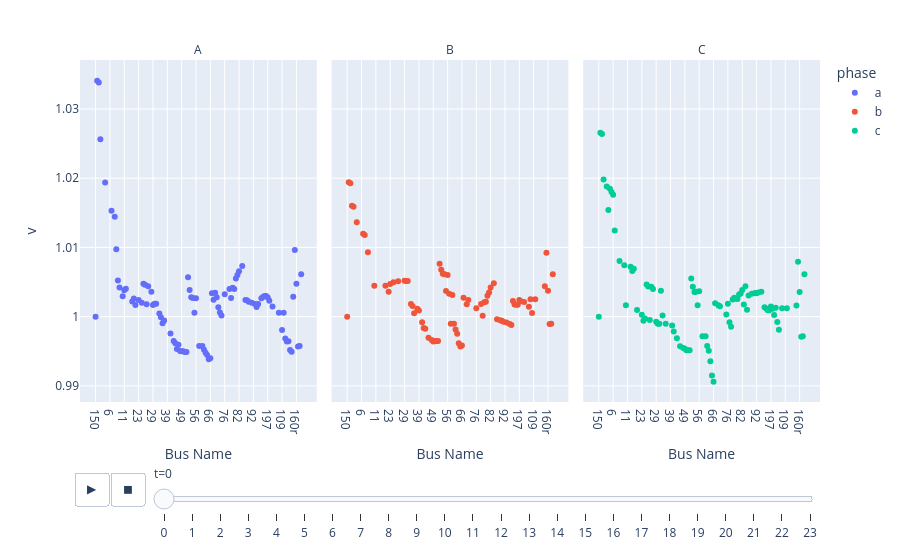
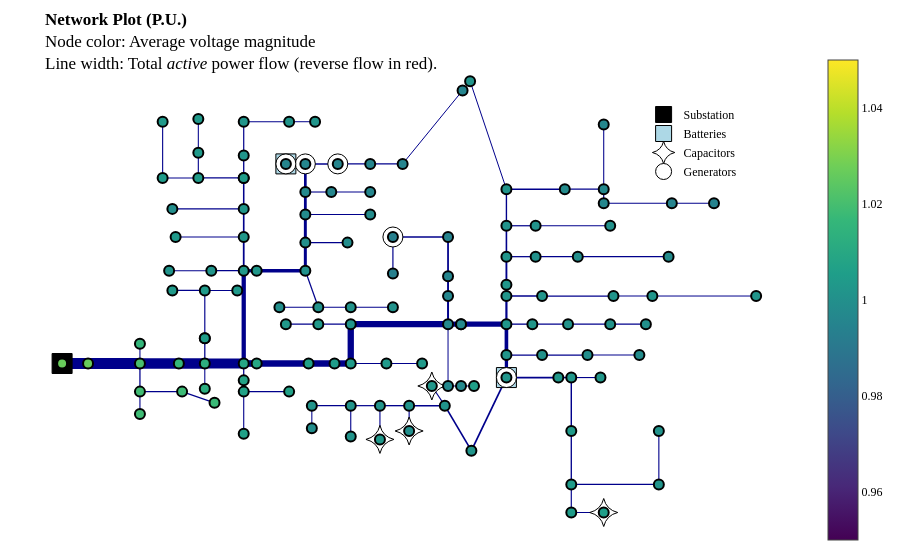
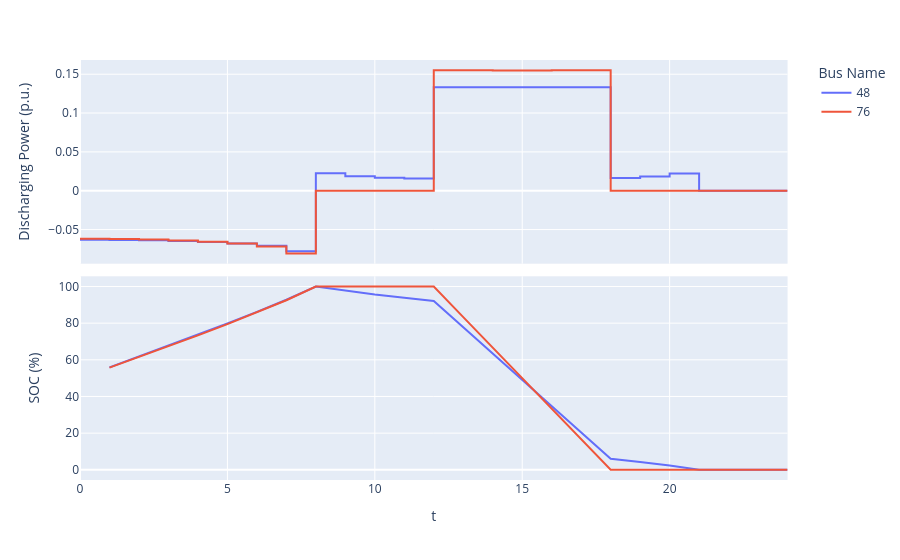

Notebook code cell kept with these figures, in order:
### Markdown cell above
Now let's run the optimal power flow and look at the results.

### Code cell
result = case.run_opf(objective="cost", control_regulators=True, control_capacitors=True)

result.plot_voltages().show()
result.plot_network().show()
result.plot_batteries().show()

### Figure 1 — Plotly figure (JSON) as saved in the notebook; plotly's stock layout.template omitted (floating-point values rounded to 4 significant figures; data arrays with more than 128 entries replaced by an {"elided": "..."} marker saying what was removed)
{"data": [{"hovertemplate": "phase=a<br>t=0<br>name=%{x}<br>v=%{y}<extra></extra>", "legendgroup": "a", "marker": {"color": "#636efa", "symbol": "circle"}, "mode": "markers", "name": "a", "orientation": "v", "showlegend": true, "type": "scatter", "x": {"elided": "130 str values"}, "xaxis": "x", "y": {"elided": "130 float values"}, "yaxis": "y"}, {"hovertemplate": "phase=b<br>t=0<br>name=%{x}<br>v=%{y}<extra></extra>", "legendgroup": "b", "marker": {"color": "#EF553B", "symbol": "circle"}, "mode": "markers", "name": "b", "orientation": "v", "showlegend": true, "type": "scatter", "x": {"elided": "130 str values"}, "xaxis": "x2", "y": {"elided": "130 float values"}, "yaxis": "y2"}, {"hovertemplate": "phase=c<br>t=0<br>name=%{x}<br>v=%{y}<extra></extra>", "legendgroup": "c", "marker": {"color": "#00cc96", "symbol": "circle"}, "mode": "markers", "name": "c", "orientation": "v", "showlegend": true, "type": "scatter", "x": {"elided": "130 str values"}, "xaxis": "x3", "y": {"elided": "130 float values"}, "yaxis": "y3"}], "layout": {"annotations": [{"font": {}, "showarrow": false, "text": "A", "x": 0.16, "xanchor": "center", "xref": "paper", "y": 1, "yanchor": "bottom", "yref": "paper"}, {"font": {}, "showarrow": false, "text": "B", "x": 0.5, "xanchor": "center", "xref": "paper", "y": 1, "yanchor": "bottom", "yref": "paper"}, {"font": {}, "showarrow": false, "text": "C", "x": 0.84, "xanchor": "center", "xref": "paper", "y": 1, "yanchor": "bottom", "yref": "paper"}], "legend": {"title": {"text": "phase"}, "tracegroupgap": 0}, "margin": {"t": 60}, "sliders": [{"active": 0, "currentvalue": {"prefix": "t="}, "len": 0.9, "pad": {"b": 10, "t": 60}, "steps": [{"args": [["0"], {"frame": {"duration": 0, "redraw": false}, "fromcurrent": true, "mode": "immediate", "transition": {"duration": 0, "easing": "linear"}}], "label": "0", "method": "animate"}, {"args": [["1"], {"frame": {"duration": 0, "redraw": false}, "fromcurrent": true, "mode": "immediate", "transition": {"duration": 0, "easing": "linear"}}], "label": "1", "method": "animate"}, {"args": [["2"], {"frame": {"duration": 0, "redraw": false}, "fromcurrent": true, "mode": "immediate", "transition": {"duration": 0, "easing": "linear"}}], "label": "2", "method": "animate"}, {"args": [["3"], {"frame": {"duration": 0, "redraw": false}, "fromcurrent": true, "mode": "immediate", "transition": {"duration": 0, "easing": "linear"}}], "label": "3", "method": "animate"}, {"args": [["4"], {"frame": {"duration": 0, "redraw": false}, "fromcurrent": true, "mode": "immediate", "transition": {"duration": 0, "easing": "linear"}}], "label": "4", "method": "animate"}, {"args": [["5"], {"frame": {"duration": 0, "redraw": false}, "fromcurrent": true, "mode": "immediate", "transition": {"duration": 0, "easing": "linear"}}], "label": "5", "method": "animate"}, {"args": [["6"], {"frame": {"duration": 0, "redraw": false}, "fromcurrent": true, "mode": "immediate", "transition": {"duration": 0, "easing": "linear"}}], "label": "6", "method": "animate"}, {"args": [["7"], {"frame": {"duration": 0, "redraw": false}, "fromcurrent": true, "mode": "immediate", "transition": {"duration": 0, "easing": "linear"}}], "label": "7", "method": "animate"}, {"args": [["8"], {"frame": {"duration": 0, "redraw": false}, "fromcurrent": true, "mode": "immediate", "transition": {"duration": 0, "easing": "linear"}}], "label": "8", "method": "animate"}, {"args": [["9"], {"frame": {"duration": 0, "redraw": false}, "fromcurrent": true, "mode": "immediate", "transition": {"duration": 0, "easing": "linear"}}], "label": "9", "method": "animate"}, {"args": [["10"], {"frame": {"duration": 0, "redraw": false}, "fromcurrent": true, "mode": "immediate", "transition": {"duration": 0, "easing": "linear"}}], "label": "10", "method": "animate"}, {"args": [["11"], {"frame": {"duration": 0, "redraw": false}, "fromcurrent": true, "mode": "immediate", "transition": {"duration": 0, "easing": "linear"}}], "label": "11", "method": "animate"}, {"args": [["12"], {"frame": {"duration": 0, "redraw": false}, "fromcurrent": true, "mode": "immediate", "transition": {"duration": 0, "easing": "linear"}}], "label": "12", "method": "animate"}, {"args": [["13"], {"frame": {"duration": 0, "redraw": false}, "fromcurrent": true, "mode": "immediate", "transition": {"duration": 0, "easing": "linear"}}], "label": "13", "method": "animate"}, {"args": [["14"], {"frame": {"duration": 0, "redraw": false}, "fromcurrent": true, "mode": "immediate", "transition": {"duration": 0, "easing": "linear"}}], "label": "14", "method": "animate"}, {"args": [["15"], {"frame": {"duration": 0, "redraw": false}, "fromcurrent": true, "mode": "immediate", "transition": {"duration": 0, "easing": "linear"}}], "label": "15", "method": "animate"}, {"args": [["16"], {"frame": {"duration": 0, "redraw": false}, "fromcurrent": true, "mode": "immediate", "transition": {"duration": 0, "easing": "linear"}}], "label": "16", "method": "animate"}, {"args": [["17"], {"frame": {"duration": 0, "redraw": false}, "fromcurrent": true, "mode": "immediate", "transition": {"duration": 0, "easing": "linear"}}], "label": "17", "method": "animate"}, {"args": [["18"], {"frame": {"duration": 0, "redraw": false}, "fromcurrent": true, "mode": "immediate", "transition": {"duration": 0, "easing": "linear"}}], "label": "18", "method": "animate"}, {"args": [["19"], {"frame": {"duration": 0, "redraw": false}, "fromcurrent": true, "mode": "immediate", "transition": {"duration": 0, "easing": "linear"}}], "label": "19", "method": "animate"}, {"args": [["20"], {"frame": {"duration": 0, "redraw": false}, "fromcurrent": true, "mode": "immediate", "transition": {"duration": 0, "easing": "linear"}}], "label": "20", "method": "animate"}, {"args": [["21"], {"frame": {"duration": 0, "redraw": false}, "fromcurrent": true, "mode": "immediate", "transition": {"duration": 0, "easing": "linear"}}], "label": "21", "method": "animate"}, {"args": [["22"], {"frame": {"duration": 0, "redraw": false}, "fromcurrent": true, "mode": "immediate", "transition": {"duration": 0, "easing": "linear"}}], "label": "22", "method": "animate"}, {"args": [["23"], {"frame": {"duration": 0, "redraw": false}, "fromcurrent": true, "mode": "immediate", "transition": {"duration": 0, "easing": "linear"}}], "label": "23", "method": "animate"}], "x": 0.1, "xanchor": "left", "y": 0, "yanchor": "top"}], "updatemenus": [{"buttons": [{"args": [null, {"frame": {"duration": 500, "redraw": false}, "fromcurrent": true, "mode": "immediate", "transition": {"duration": 500, "easing": "linear"}}], "label": "&#9654;", "method": "animate"}, {"args": [[null], {"frame": {"duration": 0, "redraw": false}, "fromcurrent": true, "mode": "immediate", "transition": {"duration": 0, "easing": "linear"}}], "label": "&#9724;", "method": "animate"}], "direction": "left", "pad": {"r": 10, "t": 70}, "showactive": false, "type": "buttons", "x": 0.1, "xanchor": "right", "y": 0, "yanchor": "top"}], "xaxis": {"anchor": "y", "domain": [0, 0.32], "title": {"text": "Bus Name"}}, "xaxis2": {"anchor": "y2", "domain": [0.34, 0.66], "matches": "x", "title": {"text": "Bus Name"}}, "xaxis3": {"anchor": "y3", "domain": [0.68, 1.0], "matches": "x", "title": {"text": "Bus Name"}}, "yaxis": {"anchor": "x", "domain": [0, 1], "title": {"text": "v"}}, "yaxis2": {"anchor": "x2", "domain": [0, 1], "matches": "y", "showticklabels": false}, "yaxis3": {"anchor": "x3", "domain": [0, 1], "matches": "y", "showticklabels": false}}}

### Figure 2 — Plotly figure (JSON) as saved in the notebook; plotly's stock layout.template omitted (floating-point values rounded to 4 significant figures; data arrays with more than 128 entries replaced by an {"elided": "..."} marker saying what was removed)
{"data": [{"hoverinfo": "none", "line": {"color": "darkblue", "dash": "solid", "width": 11}, "mode": "lines", "showlegend": false, "type": "scatter", "x": [-0.8612, -0.8612], "y": [-0.2909, -0.2909]}, {"hoverinfo": "none", "line": {"color": "darkblue", "dash": "solid", "width": 11}, "mode": "lines", "showlegend": false, "type": "scatter", "x": [-0.8612, -0.7916], "y": [-0.2909, -0.2909]}, {"hoverinfo": "none", "line": {"color": "darkblue", "dash": "solid", "width": 11}, "mode": "lines", "showlegend": false, "type": "scatter", "x": [-0.7916, -0.6524], "y": [-0.2909, -0.2909]}, {"hoverinfo": "none", "line": {"color": "darkblue", "dash": "solid", "width": 1.054}, "mode": "lines", "showlegend": false, "type": "scatter", "x": [-0.6524, -0.6524], "y": [-0.2909, -0.2009]}, {"hoverinfo": "none", "line": {"color": "darkblue", "dash": "solid", "width": 1.276}, "mode": "lines", "showlegend": false, "type": "scatter", "x": [-0.6524, -0.6524], "y": [-0.2909, -0.4195]}, {"hoverinfo": "none", "line": {"color": "darkblue", "dash": "solid", "width": 10.56}, "mode": "lines", "showlegend": false, "type": "scatter", "x": [-0.6524, -0.5481], "y": [-0.2909, -0.2909]}, {"hoverinfo": "none", "line": {"color": "darkblue", "dash": "solid", "width": 1.108}, "mode": "lines", "showlegend": false, "type": "scatter", "x": [-0.6524, -0.6524], "y": [-0.4195, -0.5224]}, {"hoverinfo": "none", "line": {"color": "darkblue", "dash": "solid", "width": 1.168}, "mode": "lines", "showlegend": false, "type": "scatter", "x": [-0.6524, -0.5394], "y": [-0.4195, -0.4195]}, {"hoverinfo": "none", "line": {"color": "darkblue", "dash": "solid", "width": 1.113}, "mode": "lines", "showlegend": false, "type": "scatter", "x": [-0.5394, -0.4524], "y": [-0.4195, -0.4709]}, {"hoverinfo": "none", "line": {"color": "darkblue", "dash": "solid", "width": 10.51}, "mode": "lines", "showlegend": false, "type": "scatter", "x": [-0.5481, -0.4785], "y": [-0.2909, -0.2909]}, {"hoverinfo": "none", "line": {"color": "darkblue", "dash": "solid", "width": 1.054}, "mode": "lines", "showlegend": false, "type": "scatter", "x": [-0.4785, -0.4785], "y": [-0.2909, -0.4067]}, {"hoverinfo": "none", "line": {"color": "darkblue", "dash": "solid", "width": 1.27}, "mode": "lines", "showlegend": false, "type": "scatter", "x": [-0.4785, -0.4785], "y": [-0.2909, -0.1752]}, {"hoverinfo": "none", "line": {"color": "darkblue", "dash": "solid", "width": 10.18}, "mode": "lines", "showlegend": false, "type": "scatter", "x": [-0.4785, -0.3741], "y": [-0.2909, -0.2909]}, {"hoverinfo": "none", "line": {"color": "darkblue", "dash": "solid", "width": 1.163}, "mode": "lines", "showlegend": false, "type": "scatter", "x": [-0.4785, -0.4785], "y": [-0.1752, -0.1752]}, {"hoverinfo": "none", "line": {"color": "darkblue", "dash": "solid", "width": 1.163}, "mode": "lines", "showlegend": false, "type": "scatter", "x": [-0.4785, -0.4785], "y": [-0.1752, 0.04337]}, {"hoverinfo": "none", "line": {"color": "darkblue", "dash": "solid", "width": 1.272}, "mode": "lines", "showlegend": false, "type": "scatter", "x": [-0.3741, -0.3741], "y": [-0.2909, -0.3681]}, {"hoverinfo": "none", "line": {"color": "darkblue", "dash": "solid", "width": 4.286}, "mode": "lines", "showlegend": false, "type": "scatter", "x": [-0.3741, -0.3741], "y": [-0.2909, 0.1334]}, {"hoverinfo": "none", "line": {"color": "darkblue", "dash": "solid", "width": 1.109}, "mode": "lines", "showlegend": false, "type": "scatter", "x": [-0.4785, -0.5655], "y": [0.04337, 0.04337]}, {"hoverinfo": "none", "line": {"color": "darkblue", "dash": "solid", "width": 1.054}, "mode": "lines", "showlegend": false, "type": "scatter", "x": [-0.4785, -0.3915], "y": [0.04337, 0.04337]}, {"hoverinfo": "none", "line": {"color": "darkblue", "dash": "solid", "width": 1.161}, "mode": "lines", "showlegend": false, "type": "scatter", "x": [-0.3741, -0.3741], "y": [-0.3681, -0.4195]}, {"hoverinfo": "none", "line": {"color": "darkblue", "dash": "solid", "width": 1.108}, "mode": "lines", "showlegend": false, "type": "scatter", "x": [-0.3741, -0.3741], "y": [-0.4195, -0.6124]}, {"hoverinfo": "none", "line": {"color": "darkblue", "dash": "solid", "width": 1.054}, "mode": "lines", "showlegend": false, "type": "scatter", "x": [-0.3741, -0.2524], "y": [-0.4195, -0.4195]}, {"hoverinfo": "none", "line": {"color": "darkblue", "dash": "solid", "width": 1.214}, "mode": "lines", "showlegend": false, "type": "scatter", "x": [-0.3741, -0.4611], "y": [0.1334, 0.1334]}, {"hoverinfo": "none", "line": {"color": "darkblue", "dash": "solid", "width": 1.755}, "mode": "lines", "showlegend": false, "type": "scatter", "x": [-0.3741, -0.3741], "y": [0.1334, 0.2877]}, {"hoverinfo": "none", "line": {"color": "darkblue", "dash": "solid", "width": 1.107}, "mode": "lines", "showlegend": false, "type": "scatter", "x": [-0.4611, -0.5742], "y": [0.1334, 0.1334]}, {"hoverinfo": "none", "line": {"color": "darkblue", "dash": "solid", "width": 1.113}, "mode": "lines", "showlegend": false, "type": "scatter", "x": [-0.3741, -0.5568], "y": [0.2877, 0.2877]}, {"hoverinfo": "none", "line": {"color": "darkblue", "dash": "solid", "width": 1.642}, "mode": "lines", "showlegend": false, "type": "scatter", "x": [-0.3741, -0.3741], "y": [0.2877, 0.4162]}, {"hoverinfo": "none", "line": {"color": "darkblue", "dash": "solid", "width": 1.108}, "mode": "lines", "showlegend": false, "type": "scatter", "x": [-0.3741, -0.5655], "y": [0.4162, 0.4162]}, {"hoverinfo": "none", "line": {"color": "darkblue", "dash": "solid", "width": 1.535}, "mode": "lines", "showlegend": false, "type": "scatter", "x": [-0.3741, -0.3741], "y": [0.4162, 0.5577]}, {"hoverinfo": "none", "line": {"color": "darkblue", "dash": "solid", "width": 1.215}, "mode": "lines", "showlegend": false, "type": "scatter", "x": [-0.3741, -0.3741], "y": [0.5577, 0.5577]}, {"hoverinfo": "none", "line": {"color": "darkblue", "dash": "solid", "width": 1.215}, "mode": "lines", "showlegend": false, "type": "scatter", "x": [-0.3741, -0.4959], "y": [0.5577, 0.5577]}, {"hoverinfo": "none", "line": {"color": "darkblue", "dash": "solid", "width": 1.32}, "mode": "lines", "showlegend": false, "type": "scatter", "x": [-0.3741, -0.3741], "y": [0.5577, 0.6606]}, {"hoverinfo": "none", "line": {"color": "darkblue", "dash": "solid", "width": 1.108}, "mode": "lines", "showlegend": false, "type": "scatter", "x": [-0.4959, -0.5916], "y": [0.5577, 0.5577]}, {"hoverinfo": "none", "line": {"color": "darkblue", "dash": "solid", "width": 1.108}, "mode": "lines", "showlegend": false, "type": "scatter", "x": [-0.4959, -0.4959], "y": [0.5577, 0.6734]}, {"hoverinfo": "none", "line": {"color": "darkblue", "dash": "solid", "width": 1.108}, "mode": "lines", "showlegend": false, "type": "scatter", "x": [-0.5916, -0.5916], "y": [0.5577, 0.8148]}, {"hoverinfo": "none", "line": {"color": "darkblue", "dash": "solid", "width": 1.213}, "mode": "lines", "showlegend": false, "type": "scatter", "x": [-0.3741, -0.3741], "y": [0.6606, 0.8148]}, {"hoverinfo": "none", "line": {"color": "darkblue", "dash": "solid", "width": 1.108}, "mode": "lines", "showlegend": false, "type": "scatter", "x": [-0.3741, -0.2524], "y": [0.8148, 0.8148]}, {"hoverinfo": "none", "line": {"color": "darkblue", "dash": "solid", "width": 1}, "mode": "lines", "showlegend": false, "type": "scatter", "x": [-0.2524, -0.1828], "y": [0.8148, 0.8148]}, {"hoverinfo": "none", "line": {"color": "darkblue", "dash": "solid", "width": 1.054}, "mode": "lines", "showlegend": false, "type": "scatter", "x": [-0.4959, -0.4959], "y": [0.6734, 0.8277]}, {"hoverinfo": "none", "line": {"color": "darkblue", "dash": "solid", "width": 3.316}, "mode": "lines", "showlegend": false, "type": "scatter", "x": [-0.3394, -0.2089], "y": [0.1334, 0.1334]}, {"hoverinfo": "none", "line": {"color": "darkblue", "dash": "solid", "width": 1.214}, "mode": "lines", "showlegend": false, "type": "scatter", "x": [-0.2089, -0.1741], "y": [0.1334, -0.03378]}, {"hoverinfo": "none", "line": {"color": "darkblue", "dash": "solid", "width": 2.995}, "mode": "lines", "showlegend": false, "type": "scatter", "x": [-0.2089, -0.2089], "y": [0.1334, 0.262]}, {"hoverinfo": "none", "line": {"color": "darkblue", "dash": "solid", "width": 1.105}, "mode": "lines", "showlegend": false, "type": "scatter", "x": [-0.1741, -0.2785], "y": [-0.03378, -0.03378]}, {"hoverinfo": "none", "line": {"color": "darkblue", "dash": "solid", "width": 1.109}, "mode": "lines", "showlegend": false, "type": "scatter", "x": [-0.1741, -0.08714], "y": [-0.03378, -0.03378]}, {"hoverinfo": "none", "line": {"color": "darkblue", "dash": "solid", "width": 1.054}, "mode": "lines", "showlegend": false, "type": "scatter", "x": [-0.08714, 0.02593], "y": [-0.03378, -0.03378]}, {"hoverinfo": "none", "line": {"color": "darkblue", "dash": "solid", "width": 1.054}, "mode": "lines", "showlegend": false, "type": "scatter", "x": [-0.2089, -0.09583], "y": [0.262, 0.262]}, {"hoverinfo": "none", "line": {"color": "darkblue", "dash": "solid", "width": 2.941}, "mode": "lines", "showlegend": false, "type": "scatter", "x": [-0.2089, -0.2089], "y": [0.262, 0.3905]}, {"hoverinfo": "none", "line": {"color": "darkblue", "dash": "solid", "width": 1.112}, "mode": "lines", "showlegend": false, "type": "scatter", "x": [-0.2089, -0.03495], "y": [0.3905, 0.3905]}, {"hoverinfo": "none", "line": {"color": "darkblue", "dash": "solid", "width": 2.776}, "mode": "lines", "showlegend": false, "type": "scatter", "x": [-0.2089, -0.2089], "y": [0.3905, 0.4934]}, {"hoverinfo": "none", "line": {"color": "darkblue", "dash": "solid", "width": 1.107}, "mode": "lines", "showlegend": false, "type": "scatter", "x": [-0.2089, -0.1393], "y": [0.4934, 0.4934]}, {"hoverinfo": "none", "line": {"color": "darkblue", "dash": "solid", "width": 2.669}, "mode": "lines", "showlegend": false, "type": "scatter", "x": [-0.2089, -0.2089], "y": [0.4934, 0.622]}, {"hoverinfo": "none", "line": {"color": "darkblue", "dash": "solid", "width": 1.054}, "mode": "lines", "showlegend": false, "type": "scatter", "x": [-0.1393, -0.03495], "y": [0.4934, 0.4934]}, {"hoverinfo": "none", "line": {"color": "darkblue", "dash": "solid", "width": 1.849}, "mode": "lines", "showlegend": false, "type": "scatter", "x": [-0.2089, -0.2611], "y": [0.622, 0.622]}, {"hoverinfo": "none", "line": {"color": "darkblue", "dash": "solid", "width": 1.538}, "mode": "lines", "showlegend": false, "type": "scatter", "x": [-0.2089, -0.1219], "y": [0.622, 0.622]}, {"hoverinfo": "none", "line": {"color": "darkblue", "dash": "solid", "width": 1.161}, "mode": "lines", "showlegend": false, "type": "scatter", "x": [-0.1219, -0.03495], "y": [0.622, 0.622]}, {"hoverinfo": "none", "line": {"color": "darkblue", "dash": "solid", "width": 1.054}, "mode": "lines", "showlegend": false, "type": "scatter", "x": [-0.03495, 0.05202], "y": [0.622, 0.622]}, {"hoverinfo": "none", "line": {"color": "darkblue", "dash": "solid", "width": 1}, "mode": "lines", "showlegend": false, "type": "scatter", "x": [0.05202, 0.2127], "y": [0.622, 0.9578]}, {"hoverinfo": "none", "line": {"color": "darkblue", "dash": "solid", "width": 6.628}, "mode": "lines", "showlegend": false, "type": "scatter", "x": [-0.3394, -0.2002], "y": [-0.2909, -0.2909]}, {"hoverinfo": "none", "line": {"color": "darkblue", "dash": "solid", "width": 6.52}, "mode": "lines", "showlegend": false, "type": "scatter", "x": [-0.2002, -0.1306], "y": [-0.2909, -0.2909]}, {"hoverinfo": "none", "line": {"color": "darkblue", "dash": "solid", "width": 6.413}, "mode": "lines", "showlegend": false, "type": "scatter", "x": [-0.1306, -0.08714], "y": [-0.2909, -0.2909]}, {"hoverinfo": "none", "line": {"color": "darkblue", "dash": "solid", "width": 1.107}, "mode": "lines", "showlegend": false, "type": "scatter", "x": [-0.08714, 0.008531], "y": [-0.2909, -0.2909]}, {"hoverinfo": "none", "line": {"color": "darkblue", "dash": "solid", "width": 6.306}, "mode": "lines", "showlegend": false, "type": "scatter", "x": [-0.08714, -0.08714], "y": [-0.2909, -0.1109]}, {"hoverinfo": "none", "line": {"color": "darkblue", "dash": "solid", "width": 1.054}, "mode": "lines", "showlegend": false, "type": "scatter", "x": [0.008531, 0.1042], "y": [-0.2909, -0.2909]}, {"hoverinfo": "none", "line": {"color": "darkblue", "dash": "solid", "width": 1.109}, "mode": "lines", "showlegend": false, "type": "scatter", "x": [-0.08714, -0.1741], "y": [-0.1109, -0.1109]}, {"hoverinfo": "none", "line": {"color": "darkblue", "dash": "solid", "width": 6.197}, "mode": "lines", "showlegend": false, "type": "scatter", "x": [-0.08714, 0.1738], "y": [-0.1109, -0.1109]}, {"hoverinfo": "none", "line": {"color": "darkblue", "dash": "solid", "width": 1.054}, "mode": "lines", "showlegend": false, "type": "scatter", "x": [-0.1741, -0.2611], "y": [-0.1109, -0.1109]}, {"hoverinfo": "none", "line": {"color": "darkblue", "dash": "solid", "width": 1}, "mode": "lines", "showlegend": false, "type": "scatter", "x": [0.1738, 0.1738], "y": [-0.1109, -0.3938]}, {"hoverinfo": "none", "line": {"color": "darkblue", "dash": "solid", "width": 1.992}, "mode": "lines", "showlegend": false, "type": "scatter", "x": [0.1738, 0.1738], "y": [-0.1109, 0.01765]}, {"hoverinfo": "none", "line": {"color": "darkblue", "dash": "solid", "width": 1.885}, "mode": "lines", "showlegend": false, "type": "scatter", "x": [0.1738, 0.1738], "y": [0.01765, 0.1077]}, {"hoverinfo": "none", "line": {"color": "darkblue", "dash": "solid", "width": 1.778}, "mode": "lines", "showlegend": false, "type": "scatter", "x": [0.1738, 0.1738], "y": [0.1077, 0.2877]}, {"hoverinfo": "none", "line": {"color": "darkblue", "dash": "solid", "width": 1.573}, "mode": "lines", "showlegend": false, "type": "scatter", "x": [0.1738, 0.02593], "y": [0.2877, 0.2877]}, {"hoverinfo": "none", "line": {"color": "darkblue", "dash": "solid", "width": 1.202}, "mode": "lines", "showlegend": false, "type": "scatter", "x": [0.02593, 0.02593], "y": [0.2877, 0.1205]}, {"hoverinfo": "none", "line": {"color": "darkblue", "dash": "solid", "width": 5.151}, "mode": "lines", "showlegend": false, "type": "scatter", "x": [0.2086, 0.3303], "y": [-0.1109, -0.1109]}, {"hoverinfo": "none", "line": {"color": "darkblue", "dash": "solid", "width": 1.323}, "mode": "lines", "showlegend": false, "type": "scatter", "x": [0.3303, 0.3999], "y": [-0.1109, -0.1109]}, {"hoverinfo": "none", "line": {"color": "darkblue", "dash": "solid", "width": 3.636}, "mode": "lines", "showlegend": false, "type": "scatter", "x": [0.3303, 0.3303], "y": [-0.1109, -0.2524]}, {"hoverinfo": "none", "line": {"color": "darkblue", "dash": "solid", "width": 2.193}, "mode": "lines", "showlegend": false, "type": "scatter", "x": [0.3303, 0.3303], "y": [-0.1109, 0.01765]}, {"hoverinfo": "none", "line": {"color": "darkblue", "dash": "solid", "width": 1.269}, "mode": "lines", "showlegend": false, "type": "scatter", "x": [0.3999, 0.4956], "y": [-0.1109, -0.1109]}, {"hoverinfo": "none", "line": {"color": "darkblue", "dash": "solid", "width": 1.161}, "mode": "lines", "showlegend": false, "type": "scatter", "x": [0.4956, 0.6086], "y": [-0.1109, -0.1109]}, {"hoverinfo": "none", "line": {"color": "darkblue", "dash": "solid", "width": 1.108}, "mode": "lines", "showlegend": false, "type": "scatter", "x": [0.6086, 0.7043], "y": [-0.1109, -0.1109]}, {"hoverinfo": "none", "line": {"color": "darkblue", "dash": "solid", "width": 1.328}, "mode": "lines", "showlegend": false, "type": "scatter", "x": [0.3303, 0.426], "y": [-0.2524, -0.2524]}, {"hoverinfo": "none", "line": {"color": "darkblue", "dash": "solid", "width": 3.308}, "mode": "lines", "showlegend": false, "type": "scatter", "x": [0.3303, 0.3303], "y": [-0.2524, -0.3552]}, {"hoverinfo": "none", "line": {"color": "darkblue", "dash": "solid", "width": 1.22}, "mode": "lines", "showlegend": false, "type": "scatter", "x": [0.426, 0.5478], "y": [-0.2524, -0.2524]}, {"hoverinfo": "none", "line": {"color": "darkblue", "dash": "solid", "width": 1.108}, "mode": "lines", "showlegend": false, "type": "scatter", "x": [0.5478, 0.6869], "y": [-0.2524, -0.2524]}, {"hoverinfo": "none", "line": {"color": "darkblue", "dash": "solid", "width": 1.652}, "mode": "lines", "showlegend": false, "type": "scatter", "x": [0.3303, 0.4695], "y": [-0.3552, -0.3552]}, {"hoverinfo": "none", "line": {"color": "darkblue", "dash": "solid", "width": 1.702}, "mode": "lines", "showlegend": false, "type": "scatter", "x": [0.3303, 0.2364], "y": [-0.3552, -0.6895]}, {"hoverinfo": "none", "line": {"color": "darkblue", "dash": "solid", "width": 1.544}, "mode": "lines", "showlegend": false, "type": "scatter", "x": [0.4695, 0.5043], "y": [-0.3552, -0.3552]}, {"hoverinfo": "none", "line": {"color": "darkblue", "dash": "solid", "width": 1.114}, "mode": "lines", "showlegend": false, "type": "scatter", "x": [0.5043, 0.5825], "y": [-0.3552, -0.3552]}, {"hoverinfo": "none", "line": {"color": "darkblue", "dash": "solid", "width": 1.43}, "mode": "lines", "showlegend": false, "type": "scatter", "x": [0.5043, 0.5043], "y": [-0.3552, -0.5995]}, {"hoverinfo": "none", "line": {"color": "darkblue", "dash": "solid", "width": 1.323}, "mode": "lines", "showlegend": false, "type": "scatter", "x": [0.5043, 0.5043], "y": [-0.5995, -0.8438]}, {"hoverinfo": "none", "line": {"color": "darkblue", "dash": "solid", "width": 1.161}, "mode": "lines", "showlegend": false, "type": "scatter", "x": [0.5043, 0.5043], "y": [-0.8438, -0.9724]}, {"hoverinfo": "none", "line": {"color": "darkblue", "dash": "solid", "width": 1.161}, "mode": "lines", "showlegend": false, "type": "scatter", "x": [0.5043, 0.7391], "y": [-0.8438, -0.8438]}, {"hoverinfo": "none", "line": {"color": "darkblue", "dash": "solid", "width": 1.054}, "mode": "lines", "showlegend": false, "type": "scatter", "x": [0.5043, 0.5912], "y": [-0.9724, -0.9724]}, {"hoverinfo": "none", "line": {"color": "darkblue", "dash": "solid", "width": 1.108}, "mode": "lines", "showlegend": false, "type": "scatter", "x": [0.7391, 0.7391], "y": [-0.8438, -0.5995]}, {"hoverinfo": "none", "line": {"color": "darkblue", "dash": "solid", "width": 1.648}, "mode": "lines", "showlegend": false, "type": "scatter", "x": [0.2364, 0.1651], "y": [-0.6895, -0.4838]}, {"hoverinfo": "none", "line": {"color": "darkblue", "dash": "solid", "width": 1.108}, "mode": "lines", "showlegend": false, "type": "scatter", "x": [0.1651, 0.1303], "y": [-0.4838, -0.3938]}, {"hoverinfo": "none", "line": {"color": "darkblue", "dash": "solid", "width": 1.433}, "mode": "lines", "showlegend": false, "type": "scatter", "x": [0.1651, 0.06941], "y": [-0.4838, -0.4838]}, {"hoverinfo": "none", "line": {"color": "darkblue", "dash": "solid", "width": 1.11}, "mode": "lines", "showlegend": false, "type": "scatter", "x": [0.06941, 0.06941], "y": [-0.4838, -0.5995]}, {"hoverinfo": "none", "line": {"color": "darkblue", "dash": "solid", "width": 1.323}, "mode": "lines", "showlegend": false, "type": "scatter", "x": [0.06941, -0.008863], "y": [-0.4838, -0.4838]}, {"hoverinfo": "none", "line": {"color": "darkblue", "dash": "solid", "width": 1.108}, "mode": "lines", "showlegend": false, "type": "scatter", "x": [-0.008863, -0.008863], "y": [-0.4838, -0.6381]}, {"hoverinfo": "none", "line": {"color": "darkblue", "dash": "solid", "width": 1.215}, "mode": "lines", "showlegend": false, "type": "scatter", "x": [-0.008863, -0.08714], "y": [-0.4838, -0.4838]}, {"hoverinfo": "none", "line": {"color": "darkblue", "dash": "solid", "width": 1.108}, "mode": "lines", "showlegend": false, "type": "scatter", "x": [-0.08714, -0.08714], "y": [-0.4838, -0.6252]}, {"hoverinfo": "none", "line": {"color": "darkblue", "dash": "solid", "width": 1.108}, "mode": "lines", "showlegend": false, "type": "scatter", "x": [-0.08714, -0.1915], "y": [-0.4838, -0.4838]}, {"hoverinfo": "none", "line": {"color": "darkblue", "dash": "solid", "width": 1.054}, "mode": "lines", "showlegend": false, "type": "scatter", "x": [-0.1915, -0.1915], "y": [-0.4838, -0.5867]}, {"hoverinfo": "none", "line": {"color": "darkblue", "dash": "solid", "width": 1.328}, "mode": "lines", "showlegend": false, "type": "scatter", "x": [0.3303, 0.426], "y": [0.01765, 0.01765]}, {"hoverinfo": "none", "line": {"color": "darkblue", "dash": "solid", "width": 1.221}, "mode": "lines", "showlegend": false, "type": "scatter", "x": [0.426, 0.6173], "y": [0.01765, 0.01765]}, {"hoverinfo": "none", "line": {"color": "darkblue", "dash": "solid", "width": 1.113}, "mode": "lines", "showlegend": false, "type": "scatter", "x": [0.6173, 0.7217], "y": [0.01765, 0.01765]}, {"hoverinfo": "none", "line": {"color": "darkblue", "dash": "solid", "width": 1}, "mode": "lines", "showlegend": false, "type": "scatter", "x": [0.7217, 1], "y": [0.01765, 0.01765]}, {"hoverinfo": "none", "line": {"color": "darkblue", "dash": "solid", "width": 1.864}, "mode": "lines", "showlegend": false, "type": "scatter", "x": [0.3303, 0.3303], "y": [0.01765, 0.06908]}, {"hoverinfo": "none", "line": {"color": "darkblue", "dash": "solid", "width": 1.864}, "mode": "lines", "showlegend": false, "type": "scatter", "x": [0.3303, 0.3303], "y": [0.06908, 0.1977]}, {"hoverinfo": "none", "line": {"color": "darkblue", "dash": "solid", "width": 1.269}, "mode": "lines", "showlegend": false, "type": "scatter", "x": [0.3303, 0.4086], "y": [0.1977, 0.1977]}, {"hoverinfo": "none", "line": {"color": "darkblue", "dash": "solid", "width": 1.596}, "mode": "lines", "showlegend": false, "type": "scatter", "x": [0.3303, 0.3303], "y": [0.1977, 0.3391]}, {"hoverinfo": "none", "line": {"color": "darkblue", "dash": "solid", "width": 1.215}, "mode": "lines", "showlegend": false, "type": "scatter", "x": [0.4086, 0.5217], "y": [0.1977, 0.1977]}, {"hoverinfo": "none", "line": {"color": "darkblue", "dash": "solid", "width": 1.108}, "mode": "lines", "showlegend": false, "type": "scatter", "x": [0.5217, 0.7652], "y": [0.1977, 0.1977]}, {"hoverinfo": "none", "line": {"color": "darkblue", "dash": "solid", "width": 1.215}, "mode": "lines", "showlegend": false, "type": "scatter", "x": [0.3303, 0.4086], "y": [0.3391, 0.3391]}, {"hoverinfo": "none", "line": {"color": "darkblue", "dash": "solid", "width": 1.381}, "mode": "lines", "showlegend": false, "type": "scatter", "x": [0.3303, 0.3303], "y": [0.3391, 0.5063]}, {"hoverinfo": "none", "line": {"color": "darkblue", "dash": "solid", "width": 1.108}, "mode": "lines", "showlegend": false, "type": "scatter", "x": [0.4086, 0.6086], "y": [0.3391, 0.3391]}, {"hoverinfo": "none", "line": {"color": "darkblue", "dash": "solid", "width": 1.381}, "mode": "lines", "showlegend": false, "type": "scatter", "x": [0.3303, 0.4869], "y": [0.5063, 0.5063]}, {"hoverinfo": "none", "line": {"color": "darkblue", "dash": "solid", "width": 1}, "mode": "lines", "showlegend": false, "type": "scatter", "x": [0.3303, 0.2329], "y": [0.5063, 1]}, {"hoverinfo": "none", "line": {"color": "darkblue", "dash": "solid", "width": 1.273}, "mode": "lines", "showlegend": false, "type": "scatter", "x": [0.4869, 0.5912], "y": [0.5063, 0.5063]}, {"hoverinfo": "none", "line": {"color": "darkblue", "dash": "solid", "width": 1.054}, "mode": "lines", "showlegend": false, "type": "scatter", "x": [0.5912, 0.5912], "y": [0.5063, 0.802]}, {"hoverinfo": "none", "line": {"color": "darkblue", "dash": "solid", "width": 1.219}, "mode": "lines", "showlegend": false, "type": "scatter", "x": [0.5912, 0.5912], "y": [0.5063, 0.442]}, {"hoverinfo": "none", "line": {"color": "darkblue", "dash": "solid", "width": 1.165}, "mode": "lines", "showlegend": false, "type": "scatter", "x": [0.5912, 0.7739], "y": [0.442, 0.442]}, {"hoverinfo": "none", "line": {"color": "darkblue", "dash": "solid", "width": 1.054}, "mode": "lines", "showlegend": false, "type": "scatter", "x": [0.7739, 0.8869], "y": [0.442, 0.442]}, {"hoverinfo": "none", "line": {"color": "darkblue", "dash": "solid", "width": 3.316}, "mode": "lines", "showlegend": false, "type": "scatter", "x": [-0.3741, -0.3394], "y": [0.1334, 0.1334]}, {"hoverinfo": "none", "line": {"color": "darkblue", "dash": "solid", "width": 6.628}, "mode": "lines", "showlegend": false, "type": "scatter", "x": [-0.3741, -0.3394], "y": [-0.2909, -0.2909]}, {"hoverinfo": "none", "line": {"color": "darkblue", "dash": "solid", "width": 5.151}, "mode": "lines", "showlegend": false, "type": "scatter", "x": [0.2086, 0.2086], "y": [-0.1109, -0.1109]}, {"hoverinfo": "none", "line": {"color": "darkblue", "dash": "solid", "width": 5.151}, "mode": "lines", "showlegend": false, "type": "scatter", "x": [0.1738, 0.2086], "y": [-0.1109, -0.1109]}, {"hoverinfo": "none", "line": {"color": "darkblue", "dash": "solid", "width": 1}, "mode": "lines", "showlegend": false, "type": "scatter", "x": [0.1738, 0.2086], "y": [-0.3938, -0.3938]}, {"hoverinfo": "none", "line": {"color": "darkblue", "dash": "solid", "width": 1}, "mode": "lines", "showlegend": false, "type": "scatter", "x": [0.2086, 0.2434], "y": [-0.3938, -0.3938]}, {"hoverinfo": "none", "marker": {"color": "black", "line": {"color": "black", "width": 1}, "size": 20, "symbol": "square"}, "mode": "markers", "name": "Substation", "showlegend": true, "type": "scatter", "x": [-0.8612], "y": [-0.2909]}, {"hoverinfo": "none", "marker": {"color": "orange", "line": {"color": "black", "width": 0.5}, "size": 10, "symbol": "star-triangle-up"}, "mode": "markers", "name": "Reverse Power Flow", "showlegend": true, "type": "scatter", "x": [], "y": []}, {"hoverinfo": "none", "marker": {"color": "lightblue", "line": {"color": "black", "width": 1}, "size": 20, "symbol": "square"}, "mode": "markers", "name": "Batteries", "showlegend": true, "type": "scatter", "x": [-0.2611, 0.3303], "y": [0.622, -0.3552]}, {"hoverinfo": "none", "marker": {"color": "white", "line": {"color": "black", "width": 1}, "size": 20, "symbol": "star-diamond"}, "mode": "markers", "name": "Capacitors", "showlegend": true, "type": "scatter", "x": [0.5912, 0.1303, 0.06941, -0.008863], "y": [-0.9724, -0.3938, -0.5995, -0.6381]}, {"hoverinfo": "none", "marker": {"color": "white", "line": {"color": "black", "width": 1}, "size": 20, "symbol": "circle"}, "mode": "markers", "name": "Generators", "showlegend": true, "type": "scatter", "x": [-0.2089, -0.2611, -0.1219, 0.02593, 0.3303], "y": [0.622, 0.622, 0.622, 0.2877, -0.3552]}, {"hoverlabel": {"font": {"family": "Monospace"}}, "hovertemplate": "%{text}", "marker": {"cmax": 1.05, "cmin": 0.95, "color": {"elided": "130 float values"}, "colorscale": [[0, "#440154"], [0.1111, "#482878"], [0.2222, "#3e4989"], [0.3333, "#31688e"], [0.4444, "#26828e"], [0.5556, "#1f9e89"], [0.6667, "#35b779"], [0.7778, "#6ece58"], [0.8889, "#b5de2b"], [1, "#fde725"]], "line": {"color": "black", "width": 2}, "reversescale": false, "showscale": true, "size": 10}, "mode": "markers", "showlegend": false, "text": {"elided": "130 str values"}, "textposition": "top center", "type": "scatter", "x": {"elided": "130 float values"}, "y": {"elided": "130 float values"}}], "layout": {"font": {"color": "Black", "family": "Droid Sans Mono"}, "legend": {"bgcolor": "White", "font": {"color": "Black"}, "x": 0.8, "y": 0.9}, "margin": {"b": 10, "l": 10, "r": 10, "t": 50}, "paper_bgcolor": "White", "plot_bgcolor": "White", "title": {"font": {"color": "Black"}, "text": "<b>Network Plot (P.U.)</b><br>Node color: Average voltage magnitude<br>Line width: Total <i>active</i> power flow (reverse flow in red)."}, "xaxis": {"visible": false}, "yaxis": {"visible": false}}}

### Figure 3 — Plotly figure (JSON) as saved in the notebook; plotly's stock layout.template omitted (floating-point values rounded to 4 significant figures)
{"data": [{"hovertemplate": "Bus Name=48<br>variable=power<br>t=%{x}<br>value=%{y}<extra></extra>", "legendgroup": "48", "line": {"color": "#636efa", "dash": "solid", "shape": "hv"}, "marker": {"symbol": "circle"}, "mode": "lines", "name": "48", "orientation": "v", "showlegend": true, "type": "scatter", "x": [0, 1, 2, 3, 4, 5, 6, 7, 8, 9, 10, 11, 12, 13, 14, 15, 16, 17, 18, 19, 20, 21, 22, 23, 24], "xaxis": "x2", "y": [-0.06315, -0.06333, -0.06388, -0.06477, -0.06601, -0.06783, -0.07075, -0.07791, 0.02236, 0.0185, 0.01682, 0.01577, 0.1333, 0.1333, 0.1333, 0.1333, 0.1333, 0.1333, 0.01635, 0.01814, 0.02207, -1.598e-10, 9.191e-10, 2.867e-09, 2.867e-09], "yaxis": "y2"}, {"hovertemplate": "Bus Name=48<br>variable=soc<br>t=%{x}<br>value=%{y}<extra></extra>", "legendgroup": "48", "line": {"color": "#636efa", "dash": "solid"}, "marker": {"symbol": "circle"}, "mode": "lines", "name": "48", "orientation": "v", "showlegend": false, "type": "scatter", "x": [1, 2, 3, 4, 5, 6, 7, 8, 9, 10, 11, 12, 13, 14, 15, 16, 17, 18, 19, 20, 21, 22, 23, 24], "xaxis": "x", "y": [55.87, 61.76, 67.7, 73.73, 79.87, 86.17, 92.75, 100.0, 97.6, 95.61, 93.8, 92.1, 77.77, 63.43, 49.09, 34.76, 20.42, 6.081, 4.323, 2.373, -9.792e-07, -8.415e-07, -8.152e-07, -9.953e-07], "yaxis": "y"}, {"hovertemplate": "Bus Name=76<br>variable=power<br>t=%{x}<br>value=%{y}<extra></extra>", "legendgroup": "76", "line": {"color": "#EF553B", "dash": "solid", "shape": "hv"}, "marker": {"symbol": "circle"}, "mode": "lines", "name": "76", "orientation": "v", "showlegend": true, "type": "scatter", "x": [0, 1, 2, 3, 4, 5, 6, 7, 8, 9, 10, 11, 12, 13, 14, 15, 16, 17, 18, 19, 20, 21, 22, 23, 24], "xaxis": "x2", "y": [-0.06196, -0.06216, -0.06289, -0.06406, -0.06569, -0.06807, -0.07194, -0.08086, 2.729e-09, 1.261e-09, 6.226e-10, 1.856e-10, 0.1551, 0.1549, 0.1549, 0.1549, 0.155, 0.1552, 3.205e-10, 9.401e-10, 2.385e-09, -1.797e-10, 9.196e-10, 2.865e-09, 2.865e-09], "yaxis": "y2"}, {"hovertemplate": "Bus Name=76<br>variable=soc<br>t=%{x}<br>value=%{y}<extra></extra>", "legendgroup": "76", "line": {"color": "#EF553B", "dash": "solid"}, "marker": {"symbol": "circle"}, "mode": "lines", "name": "76", "orientation": "v", "showlegend": false, "type": "scatter", "x": [1, 2, 3, 4, 5, 6, 7, 8, 9, 10, 11, 12, 13, 14, 15, 16, 17, 18, 19, 20, 21, 22, 23, 24], "xaxis": "x", "y": [55.76, 61.54, 67.39, 73.35, 79.46, 85.79, 92.48, 100.0, 100.0, 100.0, 100.0, 100.0, 83.32, 66.66, 50.0, 33.35, 16.69, -9.878e-07, -8.897e-07, -8.582e-07, -9.812e-07, -8.417e-07, -8.154e-07, -9.953e-07], "yaxis": "y"}], "layout": {"annotations": [{"font": {}, "showarrow": false, "text": "", "textangle": 90, "x": 0.98, "xanchor": "left", "xref": "paper", "y": 0.2425, "yanchor": "middle", "yref": "paper"}, {"font": {}, "showarrow": false, "text": "", "textangle": 90, "x": 0.98, "xanchor": "left", "xref": "paper", "y": 0.7575, "yanchor": "middle", "yref": "paper"}], "legend": {"title": {"text": "Bus Name"}, "tracegroupgap": 0}, "margin": {"t": 60}, "xaxis": {"anchor": "y", "domain": [0, 0.98], "title": {"text": "t"}}, "xaxis2": {"anchor": "y2", "domain": [0, 0.98], "matches": "x", "showticklabels": false}, "yaxis": {"anchor": "x", "domain": [0, 0.485], "title": {"text": "SOC (%)"}}, "yaxis2": {"anchor": "x2", "domain": [0.515, 1], "title": {"text": "Discharging Power (p.u.)"}}}}
